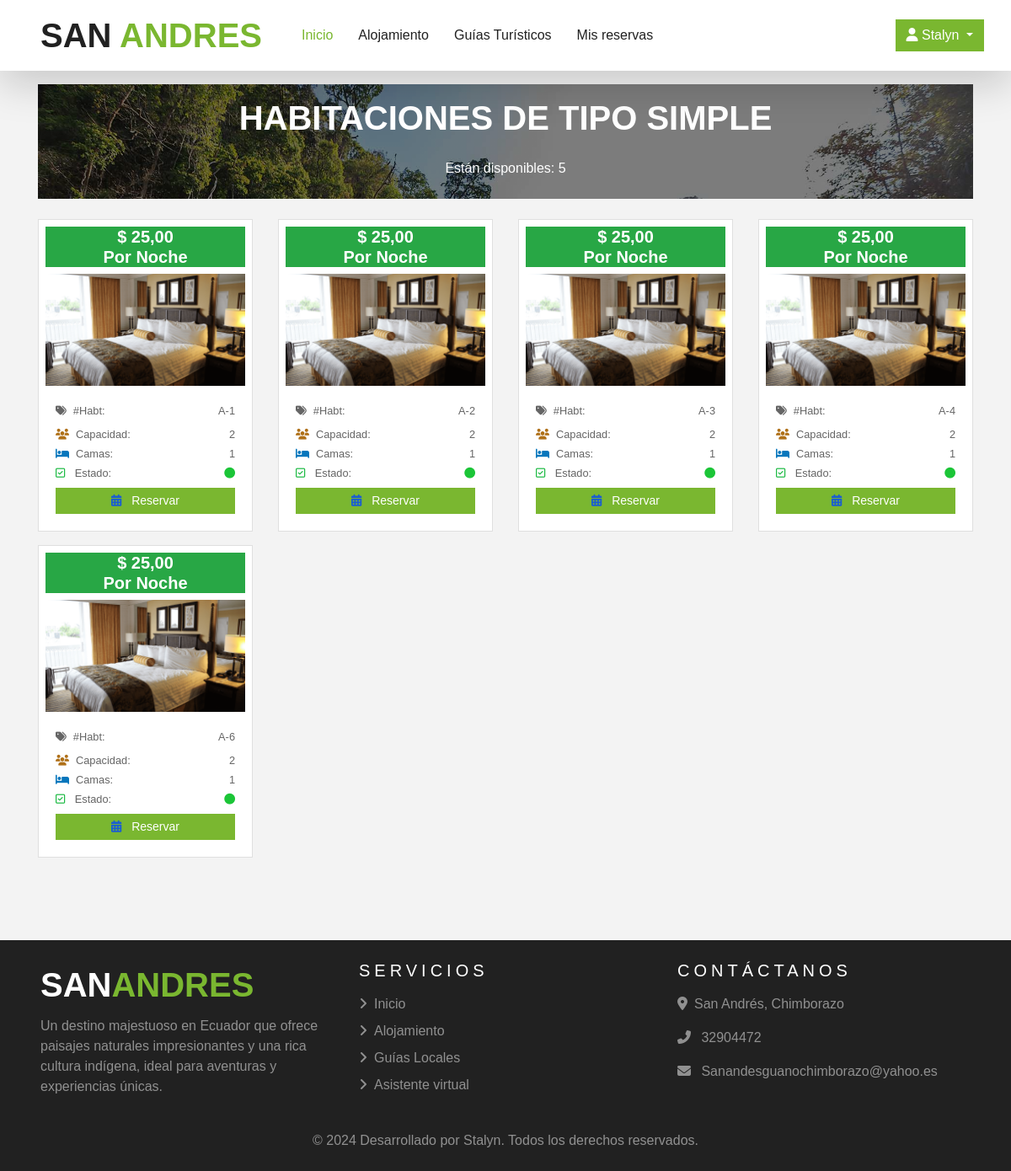
The app's page /detalle/2/tipos-alojamiento/6/ (signed in), older data.
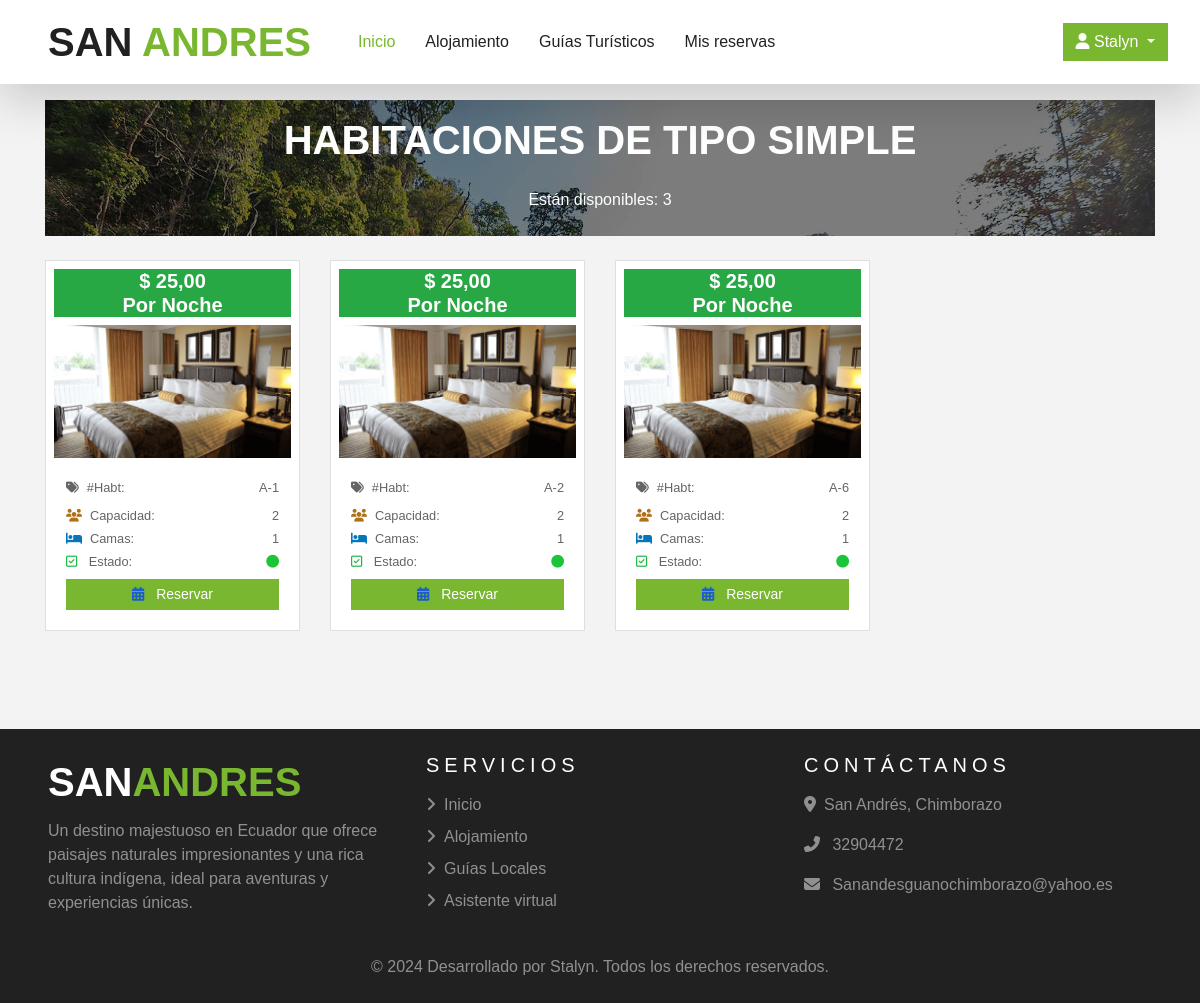
The same page, newer data.
### alojamiento/models.py (models this page shows, shortened)
class Habitacion(models.Model):
    alojamiento = models.ForeignKey(Alojamiento, on_delete=models.CASCADE)
    alojamiento_tipo = models.ForeignKey(TipoAlojamiento, on_delete=models.CASCADE)
    numero_habitacion = models.CharField(max_length=1000, unique=True)
    descripcion = models.TextField(null=True, blank= True)
    disponible = models.BooleanField(default=True)
    class Meta:
        verbose_name_plural = "Habitaciones"

class TipoAlojamiento(models.Model):
    alojamiento = models.ForeignKey(Alojamiento, on_delete=models.CASCADE)
    tipo = models.CharField(max_length=1000)
    precio = models.DecimalField(max_digits=12, decimal_places=2, default=0.00,validators=[MinValueValidator(0)])
    imagen_1 = models.FileField(upload_to="galeria_tipo_alojamiento", null=False, blank=False)
    numero_camas = models.PositiveSmallIntegerField(default=0, validators=[MinValueValidator(0)])
    capacidad = models.PositiveSmallIntegerField(default=0, validators=[MinValueValidator(0)])
    class Meta:
        verbose_name_plural = "Tipo Alojamiento"

### alojamiento/views.py (the view)
# urls.py: path("detalle/<int:pk>/tipos-alojamiento/<int:ta_pk>/", views.tipos_alojamiento_detalle, name="tipos_alojamiento_detalle"),
@login_required(login_url="userauths:sign-in")
def tipos_alojamiento_detalle(request, pk, ta_pk):
    alojamiento = Alojamiento.objects.get(estado="Aprobado", pk=pk)
    tipos_alojamiento = TipoAlojamiento.objects.get(alojamiento=alojamiento, pk=ta_pk)
    habitaciones = Habitacion.objects.filter(alojamiento_tipo=tipos_alojamiento, disponible=True)
    id= request.GET.get("alojamiento-id")
    fecha_ingreso = request.GET.get("fecha_ingreso")
    fecha_salida = request.GET.get("fecha_salida")
    num_adultos = request.GET.get("num_adultos")
    num_ninos = request.GET.get("num_ninos")
    context = {
        "alojamiento": alojamiento,
        "tipos_alojamiento": tipos_alojamiento,
        "habitaciones": habitaciones,
        "fecha_ingreso": fecha_ingreso,
        "fecha_salida": fecha_salida,
        "num_adultos": num_adultos,
        "num_ninos": num_ninos,
    }
    return render(request, "alojamiento/tipos_alojamiento_detalle.html", context)

### templates/alojamiento/tipos_alojamiento_detalle.html (shortened to what this page needs)
{% extends 'base.html' %}
{% load static %}
{% block content %}
<div class="container">
    <div class="row">
        <div class="col-12">
            <div class="bg-light mt-3 text-center pb-4 bg-registration">
                <div>
                    <h1 class="font-weight-bolder text-uppercase text-center text-light py-3">
                        Habitaciones de tipo {{tipos_alojamiento.tipo}}
                    </h1>
                </div>
                <span class="text-light">
                    Están disponibles: {{habitaciones.count}}
                </span>
            </div>
        </div>
    </div>
    <div class="row mt-3">
<div class="col-lg-12 ">
    <div class="row row-cols-1 row-cols-md-4 g-4">
        {% for habitacion in habitaciones %}
        <div class="col py-2">
            <div class="card h-100">
                <div class="text-center">
                    <h5 class="mt-2 text-center font-weight-bolder bg-success text-light ml-2 mr-2">
                        $ {{tipos_alojamiento.precio}} <br />
                        Por Noche
                    </h5>
                </div>
                <img src="{{tipos_alojamiento.imagen_1.url}}" class="card-img-top px-2" alt="..." />
                <div class="card-body">
                    <div>
                        <div class="d-flex justify-content-between small">
                            <div class="d-flex align-items-center"><i class="fa-solid fa-tags mr-2"></i>#Habt:</div>
                            <div class="">
                                {{ habitacion.numero_habitacion }}
                            </div>
                        </div>
                        <div class="small d-flex justify-content-between mt-2">
                            <div><i class="fa-solid fa-users mr-2" style="color: #af7018;"></i>Capacidad:</div>
                            <div>
                                {{tipos_alojamiento.capacidad}}
                            </div>
                        </div>
                        <div class="small d-flex justify-content-between mt-1">
                            <div><i class="fa-solid fa-bed mr-2" style="color: #0676bc;"></i>Camas:</div>
                            <div>
                                {{tipos_alojamiento.numero_camas}}
                            </div>
                        </div>
                        <div class="small d-flex justify-content-between mt-1">
                            <div><i class="fa-regular fa-square-check mr-2" style="color: #1cba43;"></i> Estado:</div>
                            <div>
                                {{habitacion.disponibles}} <i class="fa-solid fa-circle" style="color: #1bc537;"></i>
                            </div>
                        </div>
                        <a href="{% url 'reservacion:mi-reserva' %}?habitacion_id={{ habitacion.id }}&num_habitacion={{ habitacion.numero_habitacion }}" class="mt-2 btn btn-primary btn-sm btn-lg btn-block add-to-selection">
                            <i class="fa-solid fa-calendar-days mr-2" style="color: #1a5dd1;"></i> Reservar
                        </a>
                    </div>
                </div>
            </div>
        </div>
        {% endfor %}
    </div>
</div>
    </div>
</div>
{% endblock %}

Row changes from the older to the newer data that the page shows:
no longer on this page (row edited): Habitacion: {{ tipos_alojamiento.precio }} "25,00", imagen_1 (picture), numero_habitacion "A-3", {{ tipos_alojamiento.capacidad }} "2", {{ tipos_alojamiento.numero_camas }} "1"
no longer on this page (row edited): Habitacion: {{ tipos_alojamiento.precio }} "25,00", imagen_1 (picture), numero_habitacion "A-4", {{ tipos_alojamiento.capacidad }} "2", {{ tipos_alojamiento.numero_camas }} "1"
Text that changed along with them:
{{ habitaciones.count }}: "5" → "3"
